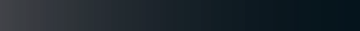
        <widget class="QFrame" name="frame_top">
         <property name="sizePolicy">
          <sizepolicy hsizetype="Preferred" vsizetype="Preferred">
           <horstretch>0</horstretch>
           <verstretch>0</verstretch>
          </sizepolicy>
         </property>
         <property name="minimumSize">
          <size>
           <width>0</width>
           <height>31</height>
          </size>
         </property>
         <property name="maximumSize">
          <size>
           <width>3840</width>
           <height>31</height>
          </size>
         </property>
         <property name="styleSheet">
          <string notr="true">background-color: qlineargradient( x1:0 y1:0, x2:1 y2:0, stop:0 rgba(27, 29, 35, 150), stop:1 rgb(5, 20, 28));</string>
         </property>
         <property name="frameShape">
          <enum>QFrame::NoFrame</enum>
         </property>
         <property name="frameShadow">
          <enum>QFrame::Plain</enum>
         </property>
         <layout class="QHBoxLayout" name="horizontalLayout_3">
          <property name="spacing">
           <number>0</number>
          </property>
          <property name="sizeConstraint">
           <enum>QLayout::SetDefaultConstraint</enum>
          </property>
          <property name="leftMargin">
           <number>0</number>
          </property>
          <property name="topMargin">
           <number>0</number>
          </property>
          <property name="rightMargin">
           <number>0</number>
          </property>
          <property name="bottomMargin">
           <number>0</number>
          </property>
          <item>
           <widget class="QPushButton" name="actionAdd">
            <property name="enabled">
             <bool>true</bool>
            </property>
            <property name="sizePolicy">
             <sizepolicy hsizetype="Fixed" vsizetype="Fixed">
              <horstretch>0</horstretch>
              <verstretch>0</verstretch>
             </sizepolicy>
            </property>
            <property name="minimumSize">
             <size>
              <width>40</width>
              <height>31</height>
             </size>
            </property>
            <property name="maximumSize">
             <size>
              <width>40</width>
              <height>31</height>
             </size>
            </property>
            <property name="toolTip">
             <string>Add</string>
            </property>
            <property name="styleSheet">
             <string notr="true">QPushButton {	
	border: none;
	background-color: transparent;
}
QPushButton:hover {
	background-color: rgb(52, 59, 72);
}
QPushButton:pressed {	
	background-color: rgb(85, 170, 255);
}</string>
            </property>
            <property name="locale">
             <locale language="English" country="UnitedStates"/>
            </property>
            <property name="text">
             <string/>
            </property>
            <property name="icon">
             <iconset resource="files.qrc">
              <normaloff>:/16x16/icons/16x16/cil-library-add.png</normaloff>:/16x16/icons/16x16/cil-library-add.png</iconset>
            </property>
           </widget>
          </item>
          <item>
           <widget class="QPushButton" name="actionRemove">
            <property name="enabled">
             <bool>true</bool>
            </property>
            <property name="sizePolicy">
             <sizepolicy hsizetype="Minimum" vsizetype="Expanding">
              <horstretch>0</horstretch>
              <verstretch>0</verstretch>
             </sizepolicy>
            </property>
            <property name="minimumSize">
             <size>
              <width>40</width>
              <height>31</height>
             </size>
            </property>
            <property name="maximumSize">
             <size>
              <width>40</width>
              <height>31</height>
             </size>
            </property>
            <property name="toolTip">
             <string>Replace</string>
            </property>
            <property name="styleSheet">
             <string notr="true">QPushButton {	
	border: none;
	background-color: transparent;
}
QPushButton:hover {
	background-color: rgb(52, 59, 72);
}
QPushButton:pressed {	
	background-color: rgb(85, 170, 255);
}</string>
            </property>
            <property name="text">
             <string/>
            </property>
            <property name="icon">
             <iconset resource="files.qrc">
              <normaloff>:/16x16/icons/16x16/cil-ban.png</normaloff>:/16x16/icons/16x16/cil-ban.png</iconset>
            </property>
            <property name="default">
             <bool>false</bool>
            </property>
            <property name="flat">
             <bool>false</bool>
            </property>
           </widget>
          </item>
          <item>
           <widget class="QPushButton" name="actionPreset">
            <property name="enabled">
             <bool>true</bool>
            </property>
            <property name="sizePolicy">
             <sizepolicy hsizetype="Minimum" vsizetype="Expanding">
              <horstretch>0</horstretch>
              <verstretch>0</verstretch>
             </sizepolicy>
            </property>
            <property name="minimumSize">
             <size>
              <width>40</width>
              <height>31</height>
             </size>
            </property>
            <property name="maximumSize">
             <size>
              <width>40</width>
              <height>31</height>
             </size>
            </property>
            <property name="toolTip">
             <string>Preset</string>
            </property>
            <property name="styleSheet">
             <string notr="true">QPushButton {	
	border: none;
	background-color: transparent;
}
QPushButton:hover {
	background-color: rgb(52, 59, 72);
}
QPushButton:pressed {	
	background-color: rgb(85, 170, 255);
}</string>
            </property>
            <property name="text">
             <string/>
            </property>
            <property name="icon">
             <iconset resource="files.qrc">
              <normaloff>:/16x16/icons/16x16/cil-equalizer.png</normaloff>:/16x16/icons/16x16/cil-equalizer.png</iconset>
            </property>
           </widget>
          </item>
          <item>
           <widget class="QPushButton" name="actionStop">
            <property name="enabled">
             <bool>true</bool>
            </property>
            <property name="sizePolicy">
             <sizepolicy hsizetype="Minimum" vsizetype="Expanding">
              <horstretch>0</horstretch>
              <verstretch>0</verstretch>
             </sizepolicy>
            </property>
            <property name="minimumSize">
             <size>
              <width>40</width>
              <height>31</height>
             </size>
            </property>
            <property name="maximumSize">
             <size>
              <width>40</width>
              <height>31</height>
             </size>
            </property>
            <property name="toolTip">
             <string>Stop</string>
            </property>
            <property name="styleSheet">
             <string notr="true">QPushButton {	
	border: none;
	background-color: transparent;
}
QPushButton:hover {
	background-color: rgb(52, 59, 72);
}
QPushButton:pressed {	
	background-color: rgb(85, 170, 255);
}</string>
            </property>
            <property name="text">
             <string/>
            </property>
            <property name="icon">
             <iconset resource="files.qrc">
              <normaloff>:/16x16/icons/16x16/cil-media-stop.png</normaloff>:/16x16/icons/16x16/cil-media-stop.png</iconset>
            </property>
           </widget>
          </item>
          <item>
           <widget class="QPushButton" name="actionEncode">
            <property name="enabled">
             <bool>true</bool>
            </property>
            <property name="sizePolicy">
             <sizepolicy hsizetype="Minimum" vsizetype="Expanding">
              <horstretch>0</horstretch>
              <verstretch>0</verstretch>
             </sizepolicy>
            </property>
            <property name="minimumSize">
             <size>
              <width>40</width>
              <height>31</height>
             </size>
            </property>
            <property name="maximumSize">
             <size>
              <width>40</width>
              <height>31</height>
             </size>
            </property>
            <property name="toolTip">
             <string>Encode</string>
            </property>
            <property name="styleSheet">
             <string notr="true">QPushButton {	
	border: none;
	background-color: transparent;
}
QPushButton:hover {
	background-color: rgb(52, 59, 72);
}
QPushButton:pressed {	
	background-color: rgb(85, 170, 255);
}</string>
            </property>
            <property name="text">
             <string/>
            </property>
            <property name="icon">
             <iconset resource="files.qrc">
              <normaloff>:/16x16/icons/16x16/cil-media-play.png</normaloff>:/16x16/icons/16x16/cil-media-play.png</iconset>
            </property>
           </widget>
          </item>
          <item>
           <spacer name="horizontalSpacer">
            <property name="orientation">
             <enum>Qt::Horizontal</enum>
            </property>
            <property name="sizeHint" stdset="0">
             <size>
              <width>40</width>
              <height>20</height>
             </size>
            </property>
           </spacer>
          </item>
          <item>
           <widget class="QPushButton" name="actionSettings">
            <property name="enabled">
             <bool>true</bool>
            </property>
            <property name="sizePolicy">
             <sizepolicy hsizetype="Minimum" vsizetype="Expanding">
              <horstretch>0</horstretch>
              <verstretch>0</verstretch>
             </sizepolicy>
            </property>
            <property name="minimumSize">
             <size>
              <width>40</width>
              <height>31</height>
             </size>
            </property>
            <property name="maximumSize">
             <size>
              <width>40</width>
              <height>31</height>
             </size>
            </property>
            <property name="toolTip">
             <string>Settings</string>
            </property>
            <property name="styleSheet">
             <string notr="true">QPushButton {	
	border: none;
	background-color: transparent;
}
QPushButton:hover {
	background-color: rgb(52, 59, 72);
}
QPushButton:pressed {	
	background-color: rgb(85, 170, 255);
}</string>
            </property>
            <property name="text">
             <string/>
            </property>
            <property name="icon">
             <iconset resource="files.qrc">
              <normaloff>:/16x16/icons/16x16/cil-settings.png</normaloff>:/16x16/icons/16x16/cil-settings.png</iconset>
            </property>
           </widget>
          </item>
          <item>
           <widget class="QPushButton" name="actionAbout">
            <property name="sizePolicy">
             <sizepolicy hsizetype="Minimum" vsizetype="Expanding">
              <horstretch>0</horstretch>
              <verstretch>0</verstretch>
             </sizepolicy>
            </property>
            <property name="minimumSize">
             <size>
              <width>40</width>
              <height>31</height>
             </size>
            </property>
            <property name="maximumSize">
             <size>
              <width>40</width>
              <height>31</height>
             </size>
            </property>
            <property name="toolTip">
             <string>About</string>
            </property>
            <property name="styleSheet">
             <string notr="true">QPushButton {	
	border: none;
	background-color: transparent;
}
QPushButton:hover {
	background-color: rgb(52, 59, 72);
}
QPushButton:pressed {	
	background-color: rgb(85, 170, 255);
}</string>
            </property>
            <property name="text">
             <string/>
            </property>
            <property name="icon">
             <iconset resource="files.qrc">
              <normaloff>:/16x16/icons/16x16/cil-chat-bubble.png</normaloff>:/16x16/icons/16x16/cil-chat-bubble.png</iconset>
            </property>
           </widget>
          </item>
          <item>
           <widget class="QPushButton" name="actionDonate">
            <property name="enabled">
             <bool>true</bool>
            </property>
            <property name="sizePolicy">
             <sizepolicy hsizetype="Minimum" vsizetype="Expanding">
              <horstretch>0</horstretch>
              <verstretch>0</verstretch>
             </sizepolicy>
            </property>
            <property name="minimumSize">
             <size>
              <width>40</width>
              <height>31</height>
             </size>
            </property>
            <property name="maximumSize">
             <size>
              <width>40</width>
              <height>31</height>
             </size>
            </property>
            <property name="toolTip">
             <string>Donate</string>
            </property>
            <property name="styleSheet">
             <string notr="true">QPushButton {	
	border: none;
	background-color: transparent;
}
QPushButton:hover {
	background-color: rgb(52, 59, 72);
}
QPushButton:pressed {	
	background-color: rgb(85, 170, 255);
}</string>
            </property>
            <property name="text">
             <string/>
            </property>
            <property name="icon">
             <iconset resource="files.qrc">
              <normaloff>:/16x16/icons/16x16/cil-cart.png</normaloff>:/16x16/icons/16x16/cil-cart.png</iconset>
            </property>
           </widget>
          </item>
         </layout>
        </widget>
